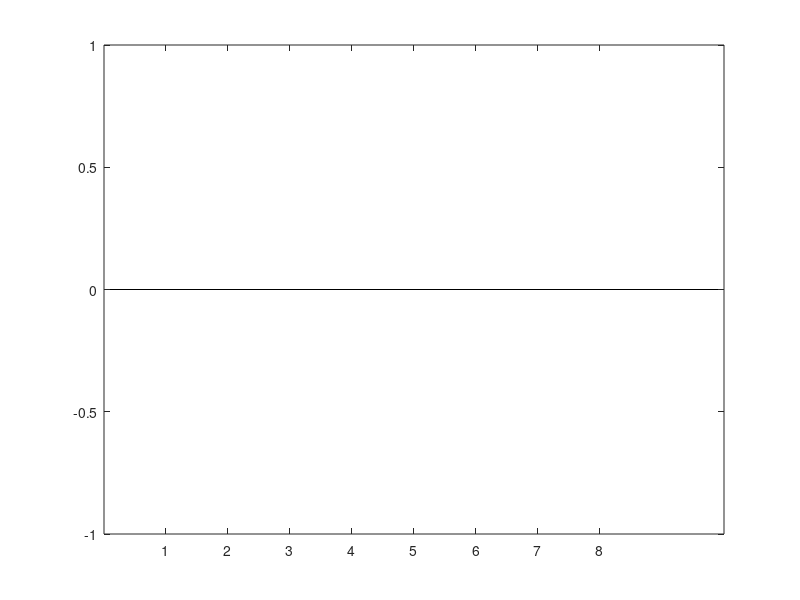

This chart was generated by the following MATLAB code: (Note: this script raises an error after producing the figure.)
close all
clear all
clc
%%
n_subjects = 8;

% offline sample accuracy
offline_sample_accuracy = nan(n_subjects,1);
offline_sample_accuracy_771 = nan(n_subjects,1);
offline_sample_accuracy_773 = nan(n_subjects,1);
% offline trial accuracy
offline_trial_accuracy  = nan(n_subjects,1);
offline_trial_accuracy_771  = nan(n_subjects,1);
offline_trial_accuracy_773  = nan(n_subjects,1);
% online sample accuracy
online_sample_accuracy = zeros(n_subjects,1);
online_sample_accuracy_771 = zeros(n_subjects,1);
online_sample_accuracy_773 = zeros(n_subjects,1);
% online trial accuracy
online_trial_accuracy  = zeros(n_subjects,1);
online_trial_accuracy_771  = zeros(n_subjects,1);
online_trial_accuracy_773  = zeros(n_subjects,1);
% decision rate
decision_rate  = zeros(n_subjects,1);
% average and std time to command
ttc_avg = zeros(n_subjects,1);
ttc_std  = zeros(n_subjects,1);

for subj = 1:n_subjects
    % offline metrics
    file_name_off = sprintf('sub_%02d_offline_metrics.mat', subj);
    if exist(file_name_off, 'file') % needed to add this for the second subject
        metrics_off = load(file_name_off);
        % offline sample accuracy
        offline_sample_accuracy(subj) = metrics_off.offline_sample_acc;
        offline_sample_accuracy_771(subj) = metrics_off.offline_sample_acc_771;
        offline_sample_accuracy_773(subj) = metrics_off.offline_sample_acc_773;
        % offline trial accuracy
        offline_trial_accuracy(subj) = metrics_off.offline_trial_acc;
        offline_trial_accuracy_771(subj) = metrics_off.offline_trial_acc_771;
        offline_trial_accuracy_773(subj) = metrics_off.offline_trial_acc_773;
    else
        warning('Missing %subj', file_name_off);
    end

    % online metrics
    file_name_on = sprintf('sub_%02d_online_metrics.mat', subj);
    if exist(file_name_on, 'file') 
        metrics_on = load(file_name_on);
        % online sample accuracy
        online_sample_accuracy(subj) = metrics_on.overall_accuracy;
        online_sample_accuracy_771(subj) = metrics_on.accuracy_771;
        online_sample_accuracy_773(subj) = metrics_on.accuracy_773;
        % online trial accuracy
        online_trial_accuracy(subj) = metrics_on.online_trial_acc;
        online_trial_accuracy_771(subj) = metrics_on.online_trial_acc_771;
        online_trial_accuracy_773(subj) = metrics_on.online_trial_acc_773;
        % decision rate
        decision_rate(subj)  = metrics_on.decision_rate;
        % average and std time to command
        ttc_avg(subj) = metrics_on.avg_time_to_cmd;
        ttc_std(subj)  = metrics_on.std_time_to_cmd;
    else
        warning('Missing %subj', file_name_on);
    end
end
clear file_name_on
clear file_name_off
clear subj
clear metrics_on
clear metrics_off

% plots
figure
bar(offline_sample_accuracy)
yline(0.5,'r--') % chance level
xlabel('Subject');
ylabel('Accuracy');
title('Offline single sample accuracy');

figure
bar(offline_trial_accuracy)
yline(0.5,'r--')
xlabel('Subject')
ylabel('Accuracy')
title('Offline Trial Accuracy')

figure
bar(online_sample_accuracy)
yline(0.5,'r--') % chance level
xlabel('Subject');
ylabel('Accuracy');
title('Online single sample accuracy');

figure
bar(online_trial_accuracy)
yline(0.5,'r--')
xlabel('Subject')
ylabel('Accuracy')
title('Online Trial Accuracy')

figure
bar(ttc_avg)
xlabel('Subject')
ylabel('Seconds')
title('Time to deliver a command')


% average of the results
m_ = @(x) mean(x, 'omitnan');
s_ = @(x) std(x,  'omitnan');

fprintf('\nGRAND AVERAGE for the BMI decoding part (mean ± std) \n');
fprintf('Offline sample acc: %.4f ± %.4f\n', m_(offline_sample_accuracy), s_(offline_sample_accuracy));
fprintf('Offline trial  acc: %.4f ± %.4f\n', m_(offline_trial_accuracy),  s_(offline_trial_accuracy));
fprintf('Online  sample acc: %.4f ± %.4f\n', m_(online_sample_accuracy),  s_(online_sample_accuracy));
fprintf('Online  trial  acc: %.4f ± %.4f\n', m_(online_trial_accuracy),   s_(online_trial_accuracy));
fprintf('\nControl metrics:\n');
fprintf('Decision rate      : %.4f ± %.4f\n', m_(decision_rate), s_(decision_rate));
fprintf('Time-to-command (s): %.4f ± %.4f\n', m_(ttc_avg), s_(ttc_avg));

%% 
% boxplot of accuracies
figure
boxplot([offline_sample_accuracy, offline_trial_accuracy, online_sample_accuracy, online_trial_accuracy],'Labels', {'Offline sample','Offline trial','Online sample','Online trial'});
ylabel('Accuracy')
title('Grand Average Accuracies Across Subjects')
grid on

% boxplot of the time to deliver a command
figure
boxplot(ttc_avg)
ylabel('Time to command (s)')
title('Grand Average Time to Command')
grid on

% boxplot of the decision rate
figure
boxplot(decision_rate)
ylabel('Decision rate')
title('Grand Average Decision Rate')
grid on

figure
scatter(ttc_avg, online_trial_accuracy, 'filled')
xlabel('Avg time to command (s)')
ylabel('Online trial accuracy')
title('Accuracy–Latency Trade-off')
grid on